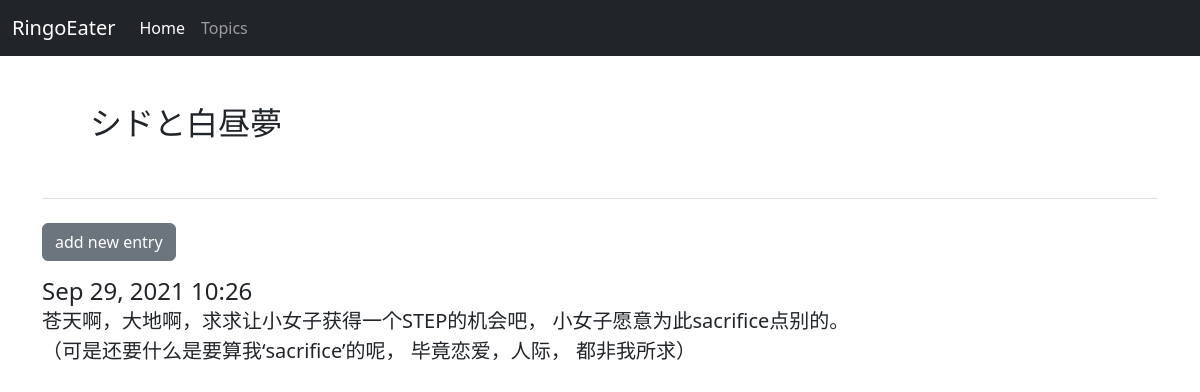
The app's page /topics/3/ with its own data.
### learning_logs/models.py (models this page shows, shortened)
class Topic(models.Model):
    text= models.CharField(max_length= 200)
    date_added= models.DateTimeField(auto_now_add= True)
    def __str__(self):
        return self.text

class Entry(models.Model):
    topic= models.ForeignKey(Topic, on_delete= models.CASCADE)
    text= models.TextField()
    date_added= models.DateTimeField(auto_now_add= True)
    class Meta:
        verbose_name_plural= 'entries'

### learning_logs/views.py (the view)
# urls.py: path('topics/<int:topic_id>/', views.topic, name="topic"),
def topic(request, topic_id):
    topic= Topic.objects.get(id= topic_id)
    entries= topic.entry_set.order_by('-date_added')
    context= {'topic': topic, 'entries': entries}
    return render(request, 'learning_logs/topic.html', context)

### learning_logs/templates/learning_logs/topic.html (shortened to what this page needs)
{% extends 'learning_logs/base.html' %}
{% block page_header %}
  <h2 class="m-5">{{ topic }}</h2>
{% endblock page_header %}
{% block content %}
   <div><a class="btn btn-secondary mb-3 mt-3" href="{% url 'learning_logs:new_entry' topic.id %}">add new entry</a> </div>
  {% for entry in entries %}
    <h4 class= "card-header">{{ entry.date_added|date:'M d, Y H:i' }}</h4>
    <div class="card-body lead">
      {{ entry.text|linebreaks }}
    </div>
  {% empty %}
    There are no entries for this topic yet.
  {% endfor %}
{% endblock content %}

### records on screen
Topic: text "シドと白昼夢"
Entry: date_added "Sep 29, 2021 10:26", text "苍天啊，大地啊，求求让小女子获得一个STEP的机会吧， 小女子愿意为此sacrifice点别的。 （可是还要什么是要算我‘sacrifice’的呢， 毕竟恋爱，人际， 都非我所求）"
